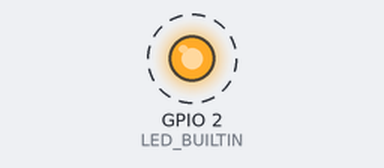
The sketch below on a simulated ESP32. Parts: output pins drawn as LEDs (lit = HIGH). Dashed ring = blinking. A WiFi scan finds three made-up networks; what the sketch prints to the serial monitor is not drawn.

Above: at 3.6 s.
Timing chart, 0 to 7.8 s (numbered marks = the images above):
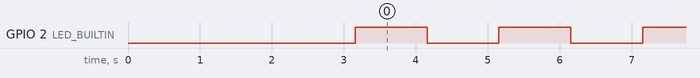

Measured:
- by itself, GPIO 2 (LED_BUILTIN): alternates HIGH for 1.0 s and LOW for 1.0 s

The sketch:

esp32_test.ino
```cpp
/*
 * ESP32 Test Sketch
 * Tests: LED blink, Serial communication, WiFi scan
 * Board: ESP32-12E (NodeMCU-32S / ESP-WROOM-32)
 */

#include <WiFi.h>

// Built-in LED pin (GPIO2 for most ESP32 boards)
#define LED_BUILTIN 2

void setup() {
  // Initialize Serial communication
  Serial.begin(115200);
  delay(1000);

  Serial.println("\n========================================");
  Serial.println("   ESP32 Hardware Test Started");
  Serial.println("========================================\n");

  // Test 1: GPIO - LED Setup
  Serial.println("[TEST 1] GPIO Test - LED Blink");
  pinMode(LED_BUILTIN, OUTPUT);
  Serial.println("  ✓ LED pin configured as OUTPUT");

  // Test 2: Print chip information
  Serial.println("\n[TEST 2] Chip Information");
  Serial.printf("  • Chip Model: %s\n", ESP.getChipModel());
  Serial.printf("  • Chip Revision: %d\n", ESP.getChipRevision());
  Serial.printf("  • Number of Cores: %d\n", ESP.getChipCores());
  Serial.printf("  • CPU Frequency: %d MHz\n", ESP.getCpuFreqMHz());
  Serial.printf("  • Flash Size: %d MB\n", ESP.getFlashChipSize() / (1024 * 1024));
  Serial.printf("  • Free Heap: %d bytes\n", ESP.getFreeHeap());
  Serial.printf("  • SDK Version: %s\n", ESP.getSdkVersion());
  Serial.println("  ✓ Chip info retrieved successfully");

  // Test 3: WiFi scan
  Serial.println("\n[TEST 3] WiFi Module Test");
  WiFi.mode(WIFI_STA);
  WiFi.disconnect();
  delay(100);

  Serial.println("  Scanning for WiFi networks...");
  int networkCount = WiFi.scanNetworks();

  if (networkCount == 0) {
    Serial.println("  ⚠ No networks found");
  } else {
    Serial.printf("  ✓ Found %d networks:\n", networkCount);
    for (int i = 0; i < min(networkCount, 5); i++) {
      Serial.printf("    %d. %s (RSSI: %d dBm) %s\n",
                    i + 1,
                    WiFi.SSID(i).c_str(),
                    WiFi.RSSI(i),
                    WiFi.encryptionType(i) == WIFI_AUTH_OPEN ? "[OPEN]" : "[SECURED]");
    }
    if (networkCount > 5) {
      Serial.printf("    ... and %d more networks\n", networkCount - 5);
    }
  }

  Serial.println("\n========================================");
  Serial.println("   All Tests Completed Successfully!");
  Serial.println("   LED will now blink every second");
  Serial.println("========================================\n");
}

void loop() {
  // Blink the built-in LED
  digitalWrite(LED_BUILTIN, HIGH);
  Serial.println("LED: ON");
  delay(1000);

  digitalWrite(LED_BUILTIN, LOW);
  Serial.println("LED: OFF");
  delay(1000);
}
```
